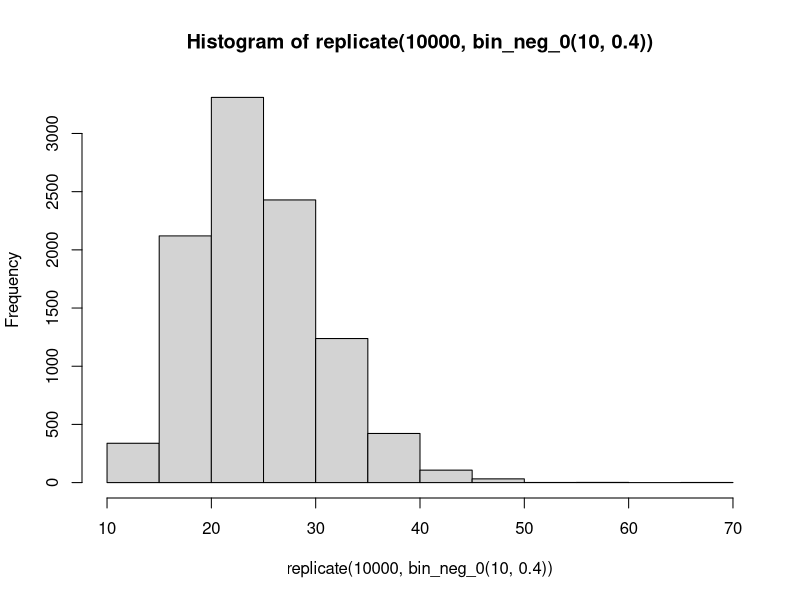
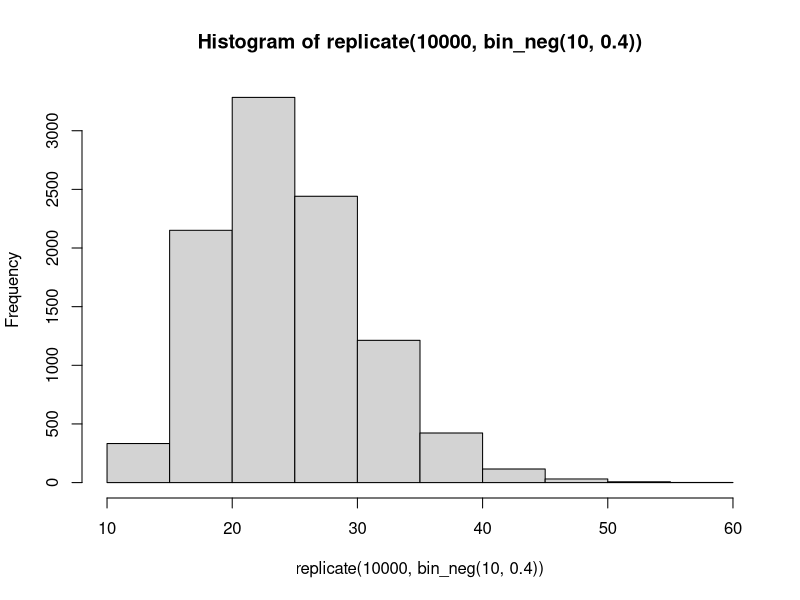
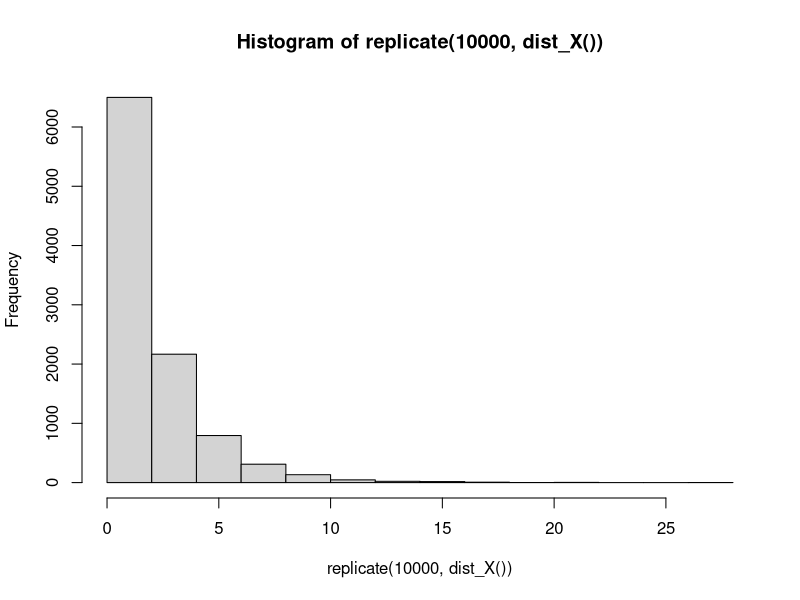

The R script that drew these images, in order:
## ---- chunk 1
n <- 100
ej1 <- function(n)
{
  res <- numeric(n)
  for(i in 1:n)
  {
    res[i] <- sample(c(1,2), 1, replace= TRUE, prob = c(1/3, 2/3))
  }
  return(mean(res==1))
}
cat("Resultado:",ej1(n))
## ---- chunk 2
n <- 1000
cat("Resultado:",ej1(n))
## ---- chunk 3
n <- 10000
cat("Resultado:",ej1(n))
## ---- chunk 4
generar_exp <- function(k){
  return (replicate(k,sum(sample(1:100) == 1:100)))
}
prueba <- generar_exp(1000)
media <- mean(prueba)
print(media)
varianza <- sum((prueba - media)^2)/length(prueba)
print(varianza)
## ---- chunk 5
dados <- c(1,2,3,4,5,6)
probabilidades <- c(1/6,1/6,1/6,1/6,1/6,1/6)

lanz_esperados <- function(dados, probabilidades)
{
  aux <- c(0) # Vector auxiliar que tendra la suma de los dados
  i <- 0
  while(length(aux)!=12){
    res <- sample(dados, 2, replace = TRUE, prob = probabilidades)  # Resultado del lanzamiento
    aux <- union(aux, sum(res)) # Se appendea la suma de los dados
    i <- i +1 # Lanzamiento realizado
  }
  return(i)  # Retorna el instante en el que han aparecido todas las posibles sumas al menos una vez
}

res <- sapply(1:1000, function(k){
  lanz_esperados(dados, probabilidades)
})
cat("Numero esperado de lanzamientos:",mean(res))
## ---- chunk 6
# Dada la relación de la binomial negativa como la suma de r distribuciones geométricas
geom <- function(p){
    u <- runif(1)
    return(floor(log(u)/log(1-p))+1)
}
bin_neg_0 <- function(r,p){
    return(sum(replicate(r,geom(p))))
}
hist(replicate(10000,bin_neg_0(10,0.4)))
## ---- chunk 7
bin_neg <- function(r, p) { # Uso la relación previa encontrada
  U <- runif(1)
  q <- 1 - p
  pr <- p^r
  j <- r
  Fx <- pr

  while (U > Fx && Fx < 1) {
    pr <- (q * j / (j - r + 1)) * pr
    Fx <- Fx + pr
    j <- j + 1
  }

  return(j)
}
hist(replicate(10000,bin_neg(10,0.4)))
## ---- chunk 8
bin_neg_conteo <- function(r,p){ # Cuento la cantidad de intentos hasta conseguir todos los éxitos
    intentos <- 0
    exitos <- 0
    while(exitos<r){
        intentos <- intentos + 1
        if (runif(1)<p){ # Generando una Bernoulli
            exitos <- exitos +1
        }
    }
    return(intentos)
}
## ---- chunk 9
n <- 10
p <- 0.4
k <- 4
alpha <- 1 - pbinom(k - 1, size = n, prob = p)
Y1<-function(n,p,k,alpha){
  U1 <- alpha*runif(1) + pbinom(k-1,n,p)
  for(y in k:n){
    if(U1 < pbinom(y,n,p)){
      return(y)
    }
  }
}
Y1(n, p, k, alpha)
## ---- chunk 10
# Método de Aceptación y Rechazo
Y_vals <- k:n
probsX <- dbinom(Y_vals, n, p)
probsY <- probsX/alpha
cc <<- max(probsY/probsX)   # Este valor sera 1/alpha

# Simulacion de una variable binomial
db <- function(n,p){
  U <- runif(1)
  ca <- p/(1-p)
  i <- 0
  pr <- (1-p)^n
  Fx <- pr
  while(U>= Fx)
  {
    pr <- ca*(n-i)/(i+1)*pr
    Fx <- Fx + pr
    i <- i + 1
  }
  return(i)
}

# Ejercicio
Y2 <- function(n, p, k) {
  repeat{
  val_X <-db (n,p)  # Simulacion de la variable referencia
  px <- if (val_X >= k) dbinom(val_X, size = n, prob = p) / alpha else 0 # distribucion que quiero
  qx <- dbinom(val_X, size = n, prob = p) # distribucion referencia
    if(runif(1) < px/(cc*qx))
    {
      return(val_X)
    }
  }
}
Y2(n, p, k)
## ---- chunk 11
 dist_X <- function() {
     if (runif(1) < 0.5) {
         return(geom(1/2))
      } else {
          return(geom (1/3))
      }
  }
 hist(replicate(10000,dist_X()))
